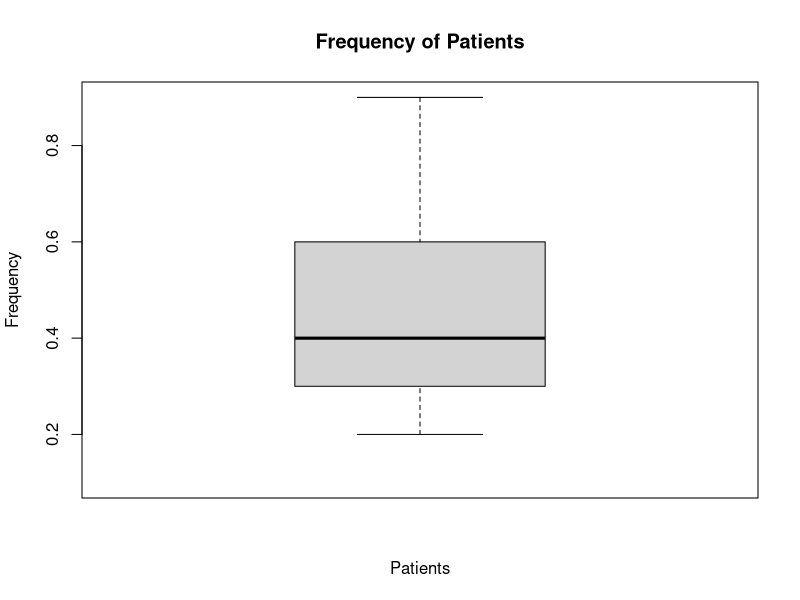
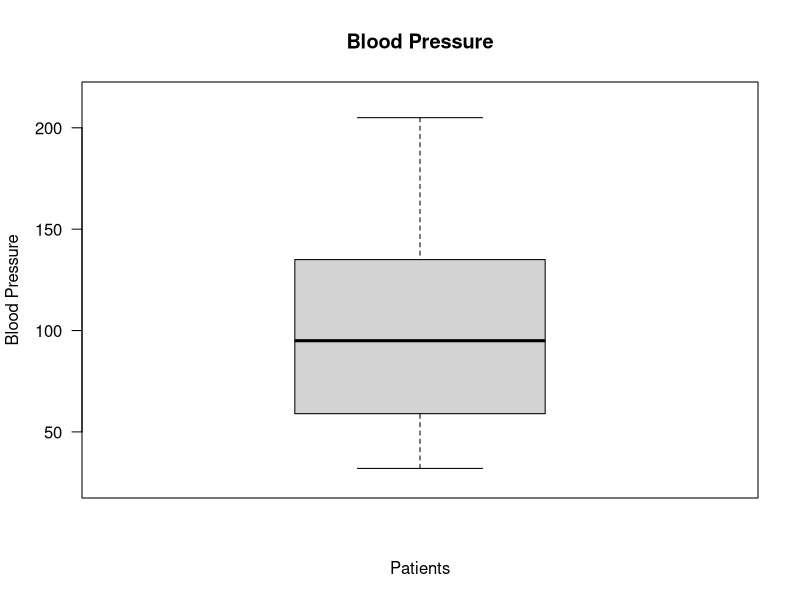
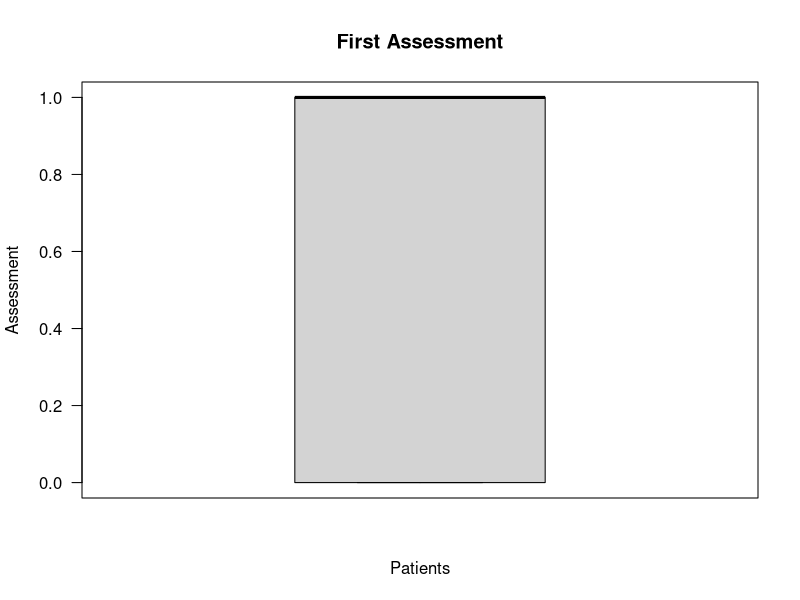
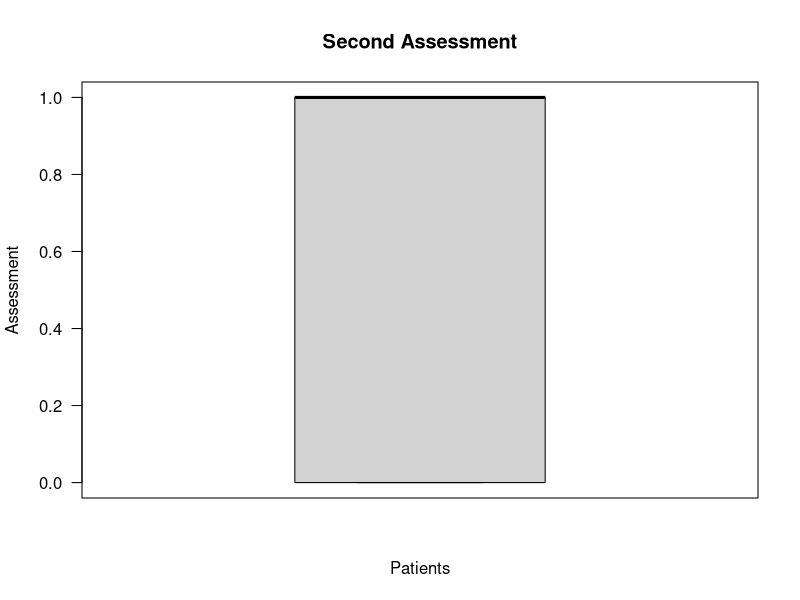
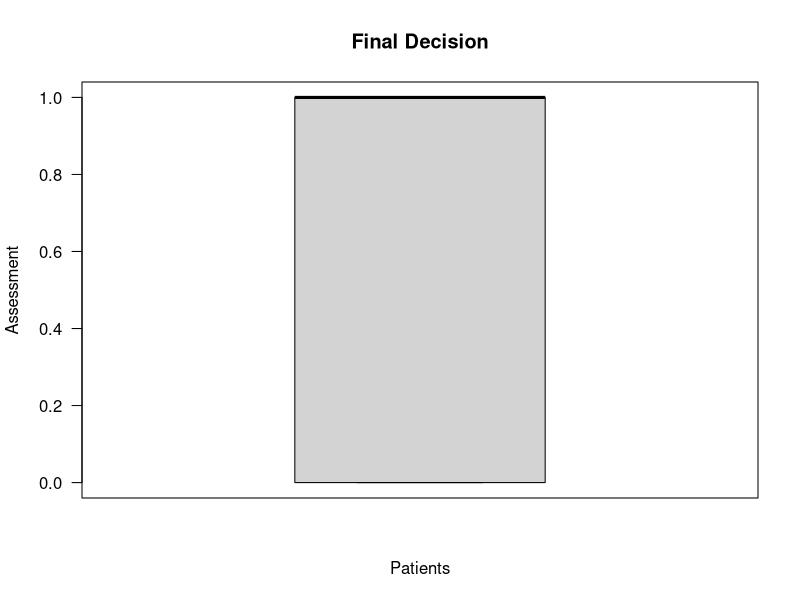
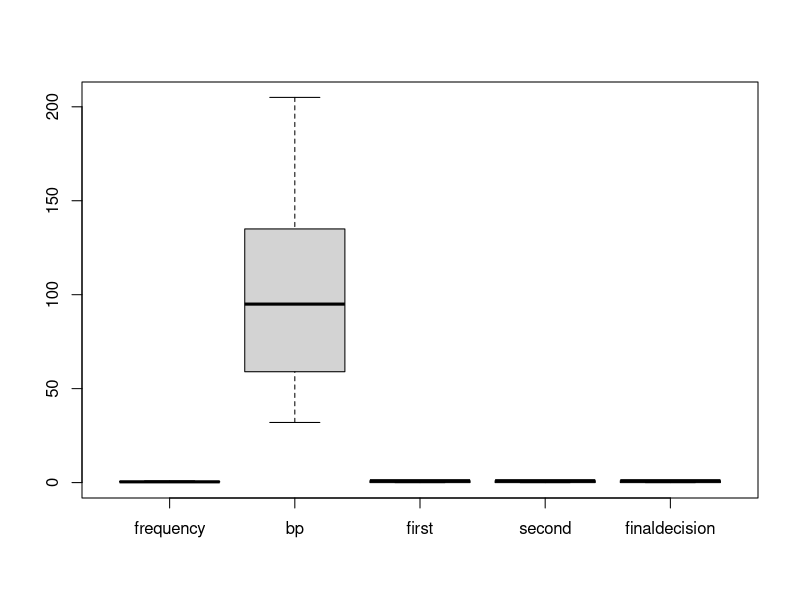
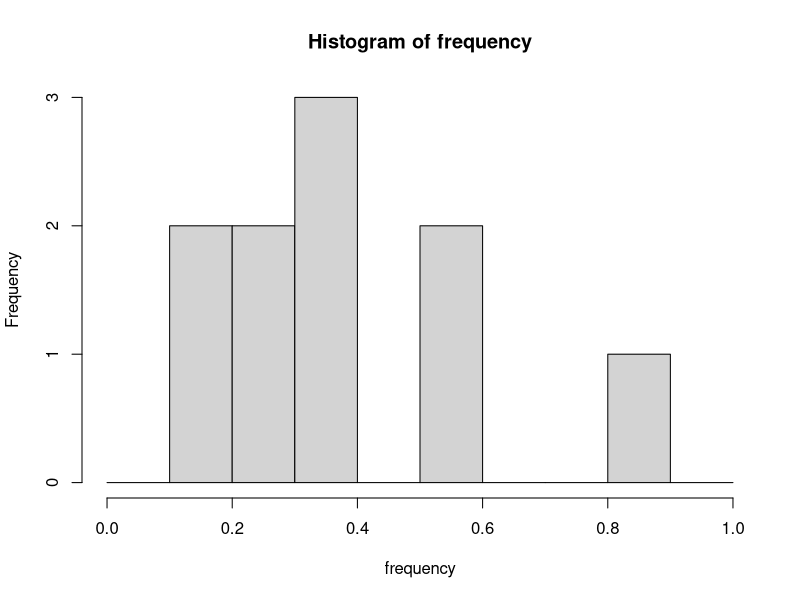
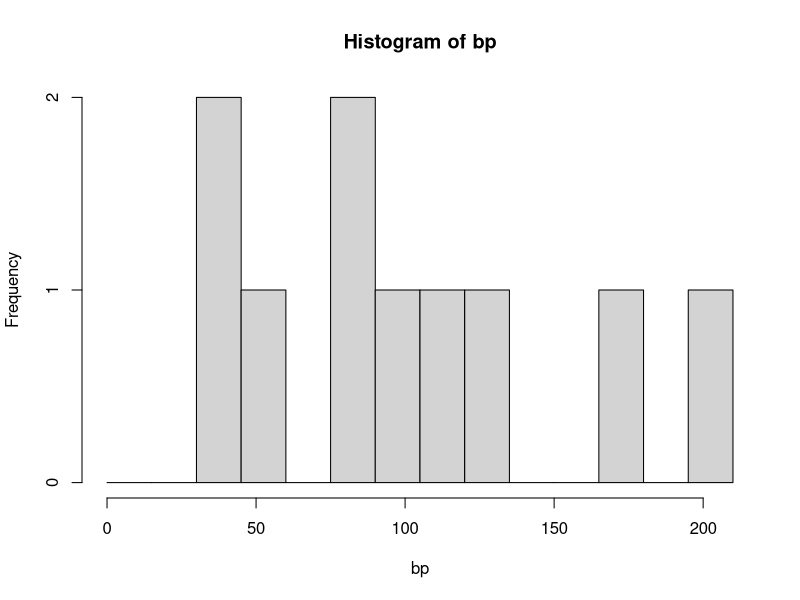

R code for these plots, in order:
frequency <- c(0.6, 0.3, 0.4, 0.4, 0.2, 0.6, 0.3, 0.4, 0.9, 0.2)
bp <- c(103, 87, 32, 42, 59, 109, 78, 205, 135, 176)
first <- c(1, 1, 1, 1, 0, 0, 0, 0, NA, 1)
second <- c(0, 0, 1, 1, 0, 0, 1, 1, 1, 1)
finaldecision <- c(0, 1, 0, 1, 0, 1, 0, 1, 1, 1)
boxplot (frequency, main="Frequency of Patients", ylab="Frequency", ylim=c(0.1, 0.9), xlab="Patients")
boxplot (bp, main="Blood Pressure", ylab="Blood Pressure", ylim=c(25, 215), las=1, xlab="Patients")
boxplot(first, main="First Assessment", ylab="Assessment", ylim=c(0, 1), las=1, xlab="Patients")
boxplot(second, main="Second Assessment", ylab="Assessment", ylim=c(0, 1), las=1, xlab="Patients")
boxplot (finaldecision, main="Final Decision", ylab="Assessment", ylim=c(0,1), las=1, xlab="Patients")
all.data <- data.frame (frequency, bp, first, second, finaldecision)
all.data
boxplot (all.data)
hist (frequency, prob=F, breaks=seq(from=0, to=1, by=0.1))
hist (bp, prob=F, breaks=seq(from=0, to=210, by=15))
hist (first, prob=F, breaks=seq(from=0, to=1, by=0.1))
hist (second, prob=F, breaks=seq(from=0, to=1, by=0.1))
hist (finaldecision, prob=F, breaks=seq(from=0, to=1, by=0.1))

